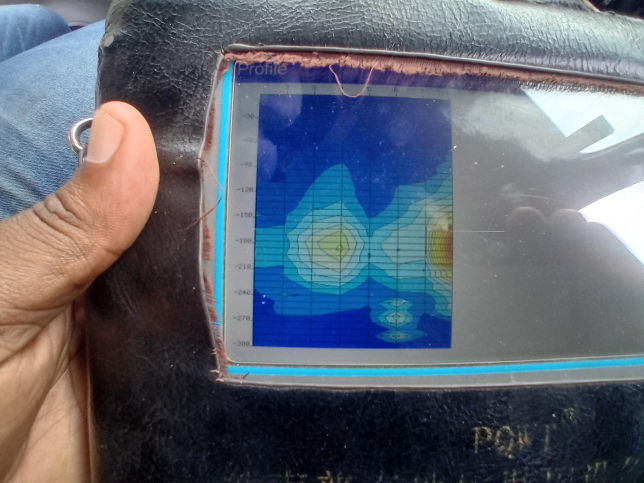
#> input picture ERT-I.jpeg, 1288 x 966 px (shown at 1/2 size)
$ python -i contour_report.py   (imports and definitions only)
#> lines starting #> are read from the running program, lines starting #| are printed output that depends on the picture
# processing/contour_report.py
import os
import cv2
import numpy as np
import matplotlib.pyplot as plt
from skimage import measure

def generate_contour_report(input_image_path: str, output_path: str):
#> called with input_image_path = '../ERT-I.jpeg', output_path = 'out.png'
    if not os.path.exists(input_image_path):
        raise FileNotFoundError(f"Input image not found: {input_image_path}")

    img = cv2.imread(input_image_path, cv2.IMREAD_GRAYSCALE)
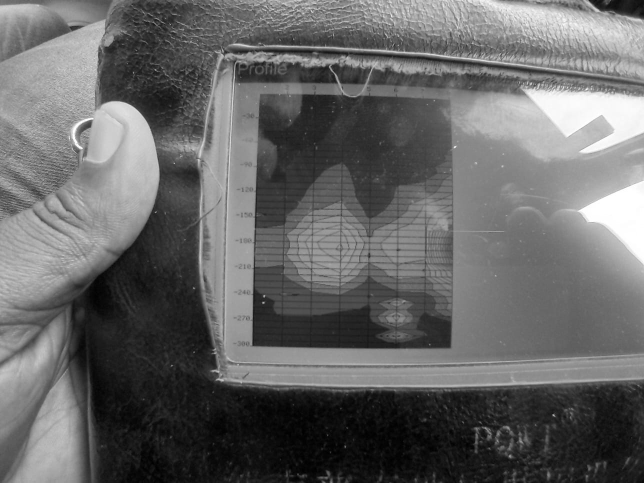
#> img: shape (966, 1288) (shown at 1/2 size); min 0, max 255, mean 102.3
    if img is None:
        raise ValueError(f"Failed to load image {input_image_path}")

    img = cv2.normalize(img.astype("float32"), None, 0.0, 1.0, cv2.NORM_MINMAX)
    img_blur = cv2.GaussianBlur(img, (7, 7), 0)

    contours = measure.find_contours(img_blur, level=0.5)
#> contours = 428 point arrays, longest 5096 points

    fig, ax = plt.subplots(figsize=(8, 6))
    ax.imshow(img_blur, cmap="viridis", origin="lower")
    for c in contours:
        ax.plot(c[:, 1], c[:, 0], linewidth=1.3, color="white", alpha=0.85)
#> this loop made 428 passes
#> c on passes 8, 9, 14: [[0, 639.9], [0.249, 640], [0.21, 641], [0, 641.1]], [[0, 672.9], [0.143, 673], [0.228, 674], [0, 674.2]], [[0, 1153.5], [0.0509, 1154], [0, 1154]]

    sm = plt.cm.ScalarMappable(cmap="viridis")
    sm.set_array([])
    cbar = plt.colorbar(sm, ax=ax, fraction=0.046, pad=0.04)
    cbar.set_label("Relative Resistivity / Yield Index", rotation=270, labelpad=14)
    ax.set_title("AI Studio Contour Report", fontsize=14, pad=10)
    ax.axis("off")

    os.makedirs(os.path.dirname(output_path), exist_ok=True)
    plt.savefig(output_path, bbox_inches="tight", dpi=200)
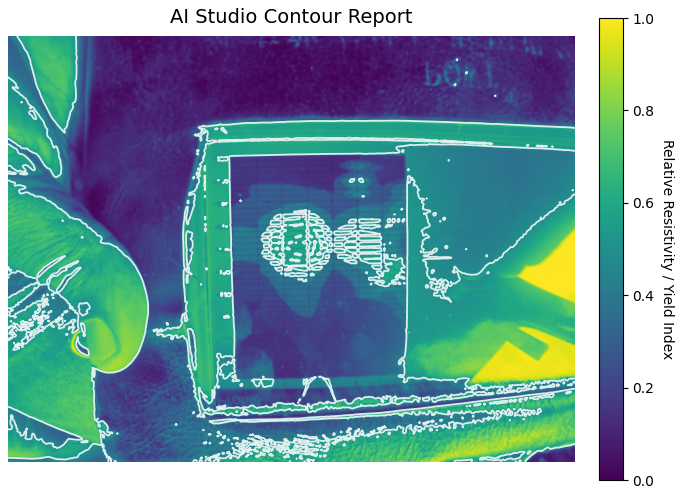
#> figure drawn by matplotlib, 2 panels
    plt.close(fig)
    return output_path

>>> result = generate_contour_report('../ERT-I.jpeg', 'out.png')
